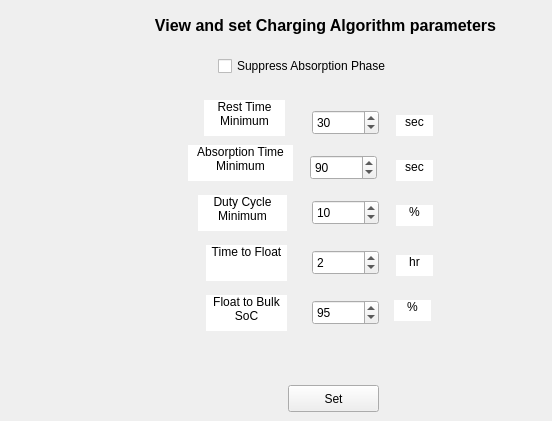
   <widget class="QWidget" name="chargingTab">
    <property name="toolTip">
     <string>Set parameters to control charging algorithms</string>
    </property>
    <attribute name="title">
     <string>Charging</string>
    </attribute>
    <widget class="QSpinBox" name="floatDelaySpinBox">
     <property name="geometry">
      <rect>
       <x>312</x>
       <y>250</y>
       <width>67</width>
       <height>25</height>
      </rect>
     </property>
     <property name="toolTip">
      <string>Minimum time to remain in absorption phase before changing to float phase. Older batteries may have a gassing current too high to reach the current trigger.</string>
     </property>
     <property name="value">
      <number>2</number>
     </property>
    </widget>
    <widget class="QLabel" name="dutyCyclMinimumLabel">
     <property name="geometry">
      <rect>
       <x>198</x>
       <y>195</y>
       <width>89</width>
       <height>36</height>
      </rect>
     </property>
     <property name="toolTip">
      <string>Minimum Duty Cycle to prevent zero collapse.</string>
     </property>
     <property name="styleSheet">
      <string notr="true">background-color: rgb(255, 255, 255);</string>
     </property>
     <property name="text">
      <string>Duty Cycle Minimum</string>
     </property>
     <property name="alignment">
      <set>Qt::AlignHCenter|Qt::AlignTop</set>
     </property>
     <property name="wordWrap">
      <bool>true</bool>
     </property>
    </widget>
    <widget class="QLabel" name="floatBulkSoCLabel">
     <property name="geometry">
      <rect>
       <x>206</x>
       <y>295</y>
       <width>81</width>
       <height>36</height>
      </rect>
     </property>
     <property name="toolTip">
      <string>SoC at which the battery in float is changed to bulk phase</string>
     </property>
     <property name="styleSheet">
      <string notr="true">background-color: rgb(255, 255, 255);</string>
     </property>
     <property name="text">
      <string>Float to Bulk SoC</string>
     </property>
     <property name="alignment">
      <set>Qt::AlignHCenter|Qt::AlignTop</set>
     </property>
     <property name="wordWrap">
      <bool>true</bool>
     </property>
    </widget>
    <widget class="QLabel" name="absorptionTimeLabel">
     <property name="geometry">
      <rect>
       <x>188</x>
       <y>145</y>
       <width>105</width>
       <height>36</height>
      </rect>
     </property>
     <property name="toolTip">
      <string>Minimum time to remain in absorption phase before changing to another ready battery.</string>
     </property>
     <property name="styleSheet">
      <string notr="true">background-color: rgb(255, 255, 255);</string>
     </property>
     <property name="text">
      <string>Absorption Time Minimum</string>
     </property>
     <property name="alignment">
      <set>Qt::AlignHCenter|Qt::AlignTop</set>
     </property>
     <property name="wordWrap">
      <bool>true</bool>
     </property>
    </widget>
    <widget class="QLabel" name="percentLabel">
     <property name="geometry">
      <rect>
       <x>396</x>
       <y>205</y>
       <width>37</width>
       <height>21</height>
      </rect>
     </property>
     <property name="toolTip">
      <string>Minimum time to remain in rest phase before changing to another ready battery.</string>
     </property>
     <property name="styleSheet">
      <string notr="true">background-color: rgb(255, 255, 255);</string>
     </property>
     <property name="text">
      <string>%</string>
     </property>
     <property name="alignment">
      <set>Qt::AlignHCenter|Qt::AlignTop</set>
     </property>
     <property name="wordWrap">
      <bool>true</bool>
     </property>
    </widget>
    <widget class="QSpinBox" name="absorptionTimeSpinBox">
     <property name="geometry">
      <rect>
       <x>310</x>
       <y>155</y>
       <width>67</width>
       <height>25</height>
      </rect>
     </property>
     <property name="toolTip">
      <string>Minimum time to remain in absorption phase.</string>
     </property>
     <property name="value">
      <number>90</number>
     </property>
    </widget>
    <widget class="QLabel" name="secLabel_2">
     <property name="geometry">
      <rect>
       <x>396</x>
       <y>160</y>
       <width>37</width>
       <height>21</height>
      </rect>
     </property>
     <property name="toolTip">
      <string>Minimum time to remain in rest phase before changing to another ready battery.</string>
     </property>
     <property name="styleSheet">
      <string notr="true">background-color: rgb(255, 255, 255);</string>
     </property>
     <property name="text">
      <string>sec</string>
     </property>
     <property name="alignment">
      <set>Qt::AlignHCenter|Qt::AlignTop</set>
     </property>
     <property name="wordWrap">
      <bool>true</bool>
     </property>
    </widget>
    <widget class="QLabel" name="percentLabel_2">
     <property name="geometry">
      <rect>
       <x>394</x>
       <y>300</y>
       <width>37</width>
       <height>21</height>
      </rect>
     </property>
     <property name="toolTip">
      <string>Minimum time to remain in rest phase before changing to another ready battery.</string>
     </property>
     <property name="styleSheet">
      <string notr="true">background-color: rgb(255, 255, 255);</string>
     </property>
     <property name="text">
      <string>%</string>
     </property>
     <property name="alignment">
      <set>Qt::AlignHCenter|Qt::AlignTop</set>
     </property>
     <property name="wordWrap">
      <bool>true</bool>
     </property>
    </widget>
    <widget class="QLabel" name="restTimeLabel">
     <property name="geometry">
      <rect>
       <x>204</x>
       <y>100</y>
       <width>81</width>
       <height>36</height>
      </rect>
     </property>
     <property name="toolTip">
      <string>Minimum time to remain in rest phase before changing to another ready battery.</string>
     </property>
     <property name="styleSheet">
      <string notr="true">background-color: rgb(255, 255, 255);</string>
     </property>
     <property name="text">
      <string>Rest Time Minimum</string>
     </property>
     <property name="alignment">
      <set>Qt::AlignHCenter|Qt::AlignTop</set>
     </property>
     <property name="wordWrap">
      <bool>true</bool>
     </property>
    </widget>
    <widget class="QSpinBox" name="minimumDutyCycleSpinBox">
     <property name="geometry">
      <rect>
       <x>312</x>
       <y>200</y>
       <width>67</width>
       <height>25</height>
      </rect>
     </property>
     <property name="toolTip">
      <string>Minimum duty cycle to prevent it falling to zero (from which it cannot recover).</string>
     </property>
     <property name="value">
      <number>10</number>
     </property>
    </widget>
    <widget class="QPushButton" name="setChargeOptionButton">
     <property name="geometry">
      <rect>
       <x>288</x>
       <y>385</y>
       <width>91</width>
       <height>27</height>
      </rect>
     </property>
     <property name="toolTip">
      <string>Write parameters into Flash memory</string>
     </property>
     <property name="text">
      <string>Set</string>
     </property>
    </widget>
    <widget class="QLabel" name="chargingLabel">
     <property name="geometry">
      <rect>
       <x>108</x>
       <y>5</y>
       <width>435</width>
       <height>41</height>
      </rect>
     </property>
     <property name="font">
      <font>
       <pointsize>12</pointsize>
       <weight>75</weight>
       <bold>true</bold>
      </font>
     </property>
     <property name="text">
      <string>View and set Charging Algorithm parameters</string>
     </property>
     <property name="alignment">
      <set>Qt::AlignCenter</set>
     </property>
     <property name="wordWrap">
      <bool>true</bool>
     </property>
    </widget>
    <widget class="QLabel" name="floatTimeLabel">
     <property name="geometry">
      <rect>
       <x>206</x>
       <y>245</y>
       <width>81</width>
       <height>36</height>
      </rect>
     </property>
     <property name="toolTip">
      <string>Maximum time in absorption phase befoer changing to float.</string>
     </property>
     <property name="styleSheet">
      <string notr="true">background-color: rgb(255, 255, 255);</string>
     </property>
     <property name="text">
      <string>Time to Float</string>
     </property>
     <property name="alignment">
      <set>Qt::AlignHCenter|Qt::AlignTop</set>
     </property>
     <property name="wordWrap">
      <bool>true</bool>
     </property>
    </widget>
    <widget class="QSpinBox" name="floatBulkSoCSpinBox">
     <property name="geometry">
      <rect>
       <x>312</x>
       <y>300</y>
       <width>67</width>
       <height>25</height>
      </rect>
     </property>
     <property name="toolTip">
      <string>State of Charge at which a battery in float phase switches to bulk phase to allow recharging.</string>
     </property>
     <property name="value">
      <number>95</number>
     </property>
    </widget>
    <widget class="QCheckBox" name="absorptionMuteCheckbox">
     <property name="geometry">
      <rect>
       <x>218</x>
       <y>55</y>
       <width>211</width>
       <height>22</height>
      </rect>
     </property>
     <property name="toolTip">
      <string>Stop the batteries using absorption phase to avoid EMI effects.</string>
     </property>
     <property name="text">
      <string>Suppress Absorption Phase</string>
     </property>
    </widget>
    <widget class="QLabel" name="hrLabel">
     <property name="geometry">
      <rect>
       <x>396</x>
       <y>255</y>
       <width>37</width>
       <height>21</height>
      </rect>
     </property>
     <property name="toolTip">
      <string>Minimum time to remain in rest phase before changing to another ready battery.</string>
     </property>
     <property name="styleSheet">
      <string notr="true">background-color: rgb(255, 255, 255);</string>
     </property>
     <property name="text">
      <string>hr</string>
     </property>
     <property name="alignment">
      <set>Qt::AlignHCenter|Qt::AlignTop</set>
     </property>
     <property name="wordWrap">
      <bool>true</bool>
     </property>
    </widget>
    <widget class="QSpinBox" name="restTimeSpinBox">
     <property name="geometry">
      <rect>
       <x>312</x>
       <y>110</y>
       <width>67</width>
       <height>25</height>
      </rect>
     </property>
     <property name="toolTip">
      <string>Minimum time to remain in rest phase. Can exceed this if other batteries are under charge.</string>
     </property>
     <property name="value">
      <number>30</number>
     </property>
    </widget>
    <widget class="QLabel" name="secLabel">
     <property name="geometry">
      <rect>
       <x>396</x>
       <y>115</y>
       <width>37</width>
       <height>21</height>
      </rect>
     </property>
     <property name="toolTip">
      <string>Minimum time to remain in rest phase before changing to another ready battery.</string>
     </property>
     <property name="styleSheet">
      <string notr="true">background-color: rgb(255, 255, 255);</string>
     </property>
     <property name="text">
      <string>sec</string>
     </property>
     <property name="alignment">
      <set>Qt::AlignHCenter|Qt::AlignTop</set>
     </property>
     <property name="wordWrap">
      <bool>true</bool>
     </property>
    </widget>
   </widget>
